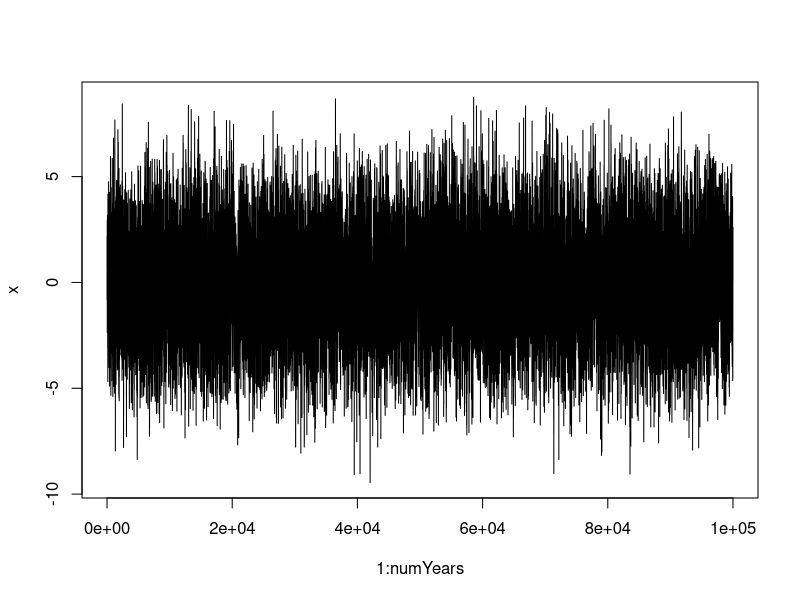

Here is the R script that generated this plot:
## We want to simulate an ar(1) random effect
## This means that the mean is zero, and we have some autocorrelation ρ

## My only question (JD) is do we need to worry about starting point,
## or does the asymptotic distribution already match the error distribution?
## The only issue is in fact the sd, and the sd did need to be adjusted

numYears <- 100000
phi <- 0.9
sdSim <- 1
sdAsymp <- sdSim/sqrt(1-phi^2)

x0 <- rnorm(1, 0, sdAsymp)

eps <- rnorm(numYears, 0, sdSim)
x <- numeric(numYears)

for (y in 1:numYears){
	xprev <- ifelse(y==1, x0, x[[y-1]])
	x[[y]] <- phi*xprev + eps[[y]]
}

plot(1:numYears, x, type="l")

print(sd(eps))
print(sd(x))
print(sdAsymp)
cor.test(x[-1], x[-numYears])
